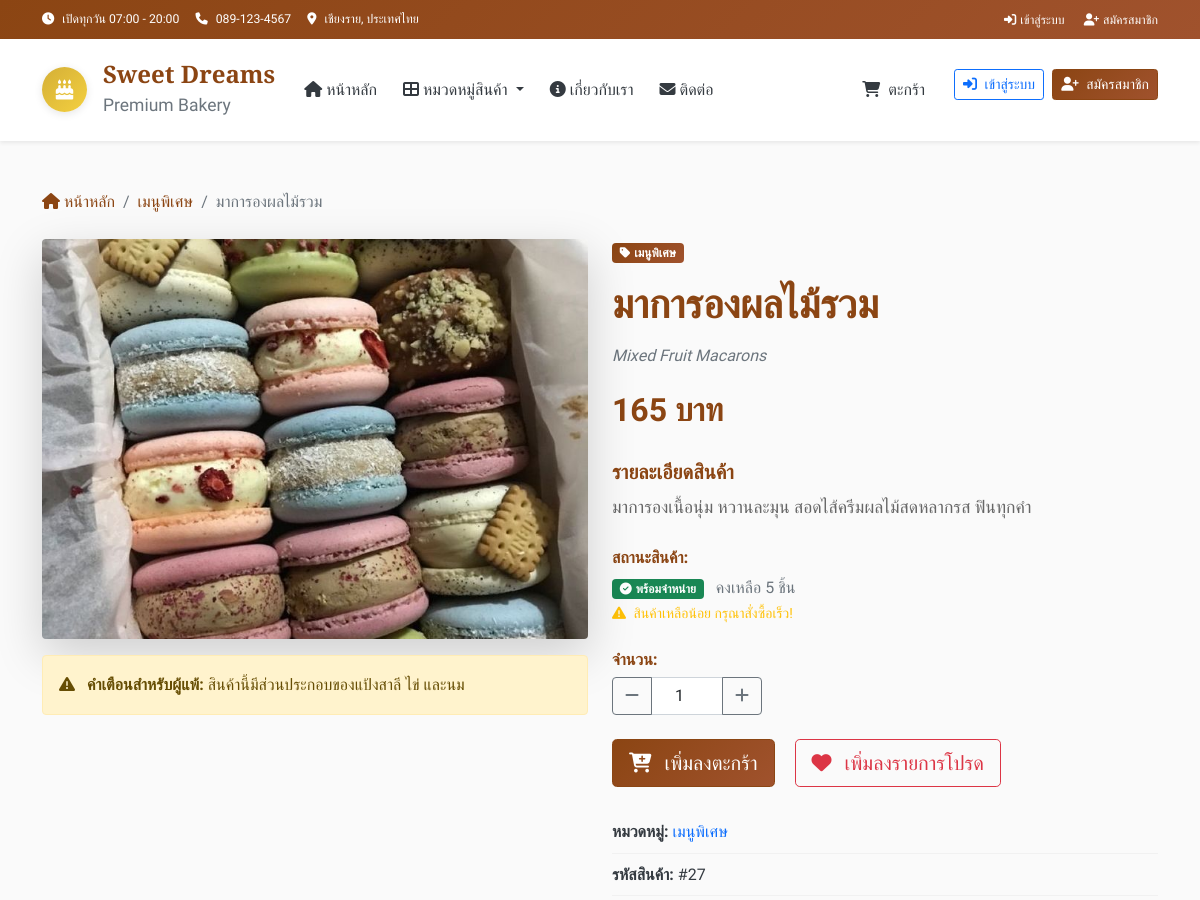
Page /product/27 (upper part) on the earlier database version.
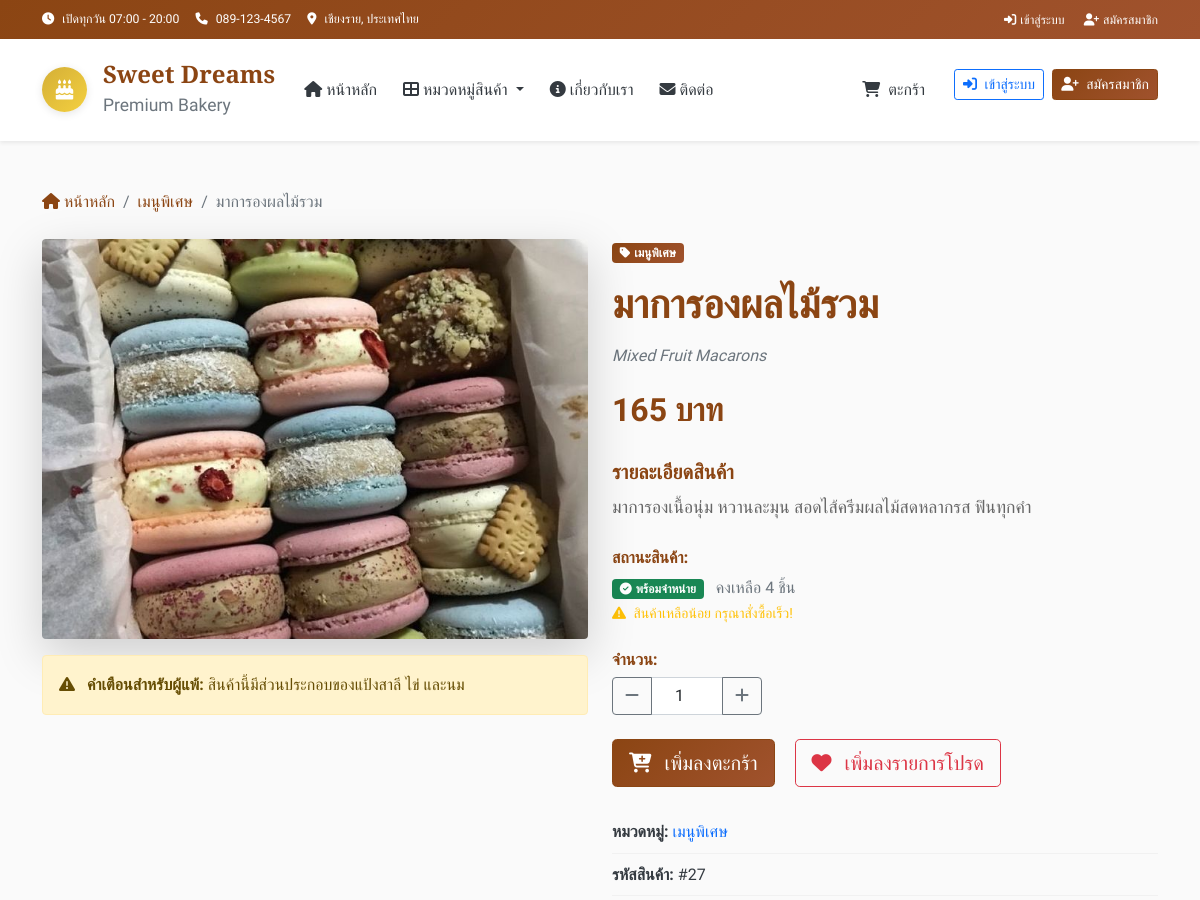
Same page on the later database version.
### tables this page shows
CREATE TABLE products (
        id INTEGER PRIMARY KEY AUTOINCREMENT,
        name TEXT NOT NULL,
        name_en TEXT,
        description TEXT,
        price DECIMAL(10,2) NOT NULL,
        image TEXT,
        category_id INTEGER,
        is_available BOOLEAN DEFAULT 1,
        is_featured BOOLEAN DEFAULT 0,
        stock_quantity INTEGER DEFAULT 0,
        created_at TIMESTAMP DEFAULT CURRENT_TIMESTAMP,
        FOREIGN KEY (category_id) REFERENCES categories (id)
    );

### app.py (the view)
@app.route('/product/<int:product_id>')
def product_detail(product_id):
    product = get_product_by_id(product_id)
    if not product:
        flash('ไม่พบสินค้าที่ต้องการ')
        return redirect(url_for('index'))
    return render_template('product_detail.html', product=product)

### app.py (called while the page is built)
@app.template_filter('to_bangkok')
def to_bangkok_filter(value, fmt='%d/%m/%Y %H:%M'):
    if not value:
        return "N/A"
    if isinstance(value, str):
        try:
            value = datetime.fromisoformat(value)
        except ValueError:
            return value
    dt = value.replace(tzinfo=ZoneInfo("UTC")).astimezone(ZoneInfo("Asia/Bangkok"))
    return dt.strftime(fmt)

def get_db_connection():
    conn = sqlite3.connect(DB_NAME)
    conn.row_factory = sqlite3.Row
    return conn

def get_categories():
    conn = get_db_connection()
    categories = conn.execute(
        "SELECT * FROM categories ORDER BY display_order"
    ).fetchall()
    conn.close()
    return categories

def get_product_by_id(product_id):
    conn = get_db_connection()
    product = conn.execute("""
        SELECT p.*, c.name as category_name
        FROM products p
        JOIN categories c ON p.category_id = c.id
        WHERE p.id = ?
    """, (product_id,)).fetchone()
    conn.close()
    return product

### templates/product_detail.html (shortened to what the changed rows need)
{% extends "layout.html" %}
{% block content %}
<div class="container py-5">
    <nav aria-label="breadcrumb" class="mb-4">
        <ol class="breadcrumb">
            <li class="breadcrumb-item">
                <a href="{{ url_for('index') }}" class="text-decoration-none">
                </a>
            </li>
            <li class="breadcrumb-item">
                <a href="{{ url_for('category_by_id', category_id=product.category_id) }}" class="text-decoration-none">
                </a>
            </li>
            <li class="breadcrumb-item active">{{ product.name }}</li>
        </ol>
    </nav>
    <div class="row">
        <div class="col-lg-6 mb-4">
            <div class="product-image-container">
                {% if product.image %}
                    <img src="{{ url_for('static', filename='images/products/' + product.image) }}"
                         alt="{{ product.name }}"
                         class="img-fluid rounded shadow-lg main-product-image"
                         id="main-image">
                {% else %}
                    <div class="no-image-placeholder">
                        <i class="fas fa-birthday-cake fa-5x text-muted"></i>
                        <p class="text-muted mt-3">ไม่มีรูปภาพ</p>
                    </div>
                {% endif %}
                <div class="alert alert-warning mt-3">
                    <i class="fas fa-exclamation-triangle me-2"></i>
                    <strong>คำเตือนสำหรับผู้แพ้:</strong> สินค้านี้มีส่วนประกอบของแป้งสาลี ไข่ และนม
                </div>
            </div>
        </div>
        <div class="col-lg-6">
            <div class="product-details">
                <span class="badge bg-primary mb-3">
                    <i class="fas fa-tag me-1"></i>{{ product.category_name }}
                </span>
                <h1 class="product-title mb-3">{{ product.name }}</h1>
                {% if product.name_en %}
                <p class="text-muted mb-3"><em>{{ product.name_en }}</em></p>
                {% endif %}
                <div class="price-section mb-4">
                    <span class="current-price">{{ "%.0f"|format(product.price) }} บาท</span>
                </div>
                {% if product.description %}
                <div class="description-section mb-4">
                    <h5>รายละเอียดสินค้า</h5>
                    <p class="product-description">{{ product.description }}</p>
                </div>
                {% endif %}
                <div class="stock-section mb-4">
                    <h6>สถานะสินค้า:</h6>
                    {% if product.stock_quantity > 0 %}
                        <span class="badge bg-success">
                            <i class="fas fa-check-circle me-1"></i>พร้อมจำหน่าย
                        </span>
                        <span class="text-muted ms-2">คงเหลือ {{ product.stock_quantity }} ชิ้น</span>
                        {% if product.stock_quantity <= 5 %}
                        <br>
                        <small class="text-warning">
                            <i class="fas fa-exclamation-triangle me-1"></i>
                            สินค้าเหลือน้อย กรุณาสั่งซื้อเร็ว!
                        </small>
                        {% endif %}
                    {% else %}
                        <span class="badge bg-danger">
                            <i class="fas fa-times-circle me-1"></i>สินค้าหมด
                        </span>
                    {% endif %}
                </div>
                {% if product.stock_quantity > 0 %}
                <div class="quantity-section mb-4">
                    <h6>จำนวน:</h6>
                    <div class="input-group" style="max-width: 150px;">
                    </div>
                </div>
                <div class="action-buttons mb-4">
                    <button class="btn btn-primary btn-lg me-3 add-to-cart-detail"
                            data-product-id="{{ product.id }}"
                            data-product-name="{{ product.name }}"
                            data-product-price="{{ product.price }}">
                    </button>
                    <button class="btn btn-outline-danger btn-lg" id="add-to-wishlist">
                    </button>
                </div>
                {% endif %}
                <div class="product-info">
                    <div class="info-item">
                        <strong>หมวดหมู่:</strong>
                        <a href="{{ url_for('category_by_id', category_id=product.category_id) }}" class="text-decoration-none">{{ product.category_name }}</a>
                    </div>
                    <div class="info-item">
                        <strong>รหัสสินค้า:</strong> #{{ product.id }}
                    </div>
                </div>
            </div>
        </div>
    </div>
</div>
{% endblock %}

Differences in the rows shown:
changed products "มาการองผลไม้รวม": stock_quantity "5" → "4"
